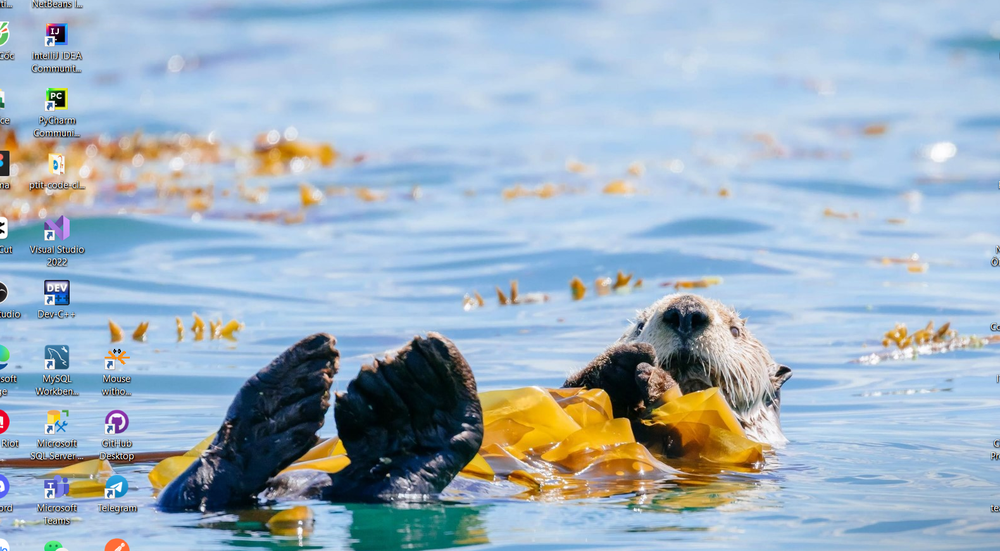
#> input picture Features Detection/img1.png, 1000 x 551 px, shrunk from 1580 x 870 before the run, found by its file name
$ python 'Image Transforms.py'
#> lines starting #> are read from the running program, lines starting #| are printed output that depends on the picture
import cv2 as cv
import numpy as np
from matplotlib import pyplot as plt

# Fourier Transform in Numpy

img = cv.imread('img1.png', cv.IMREAD_GRAYSCALE)
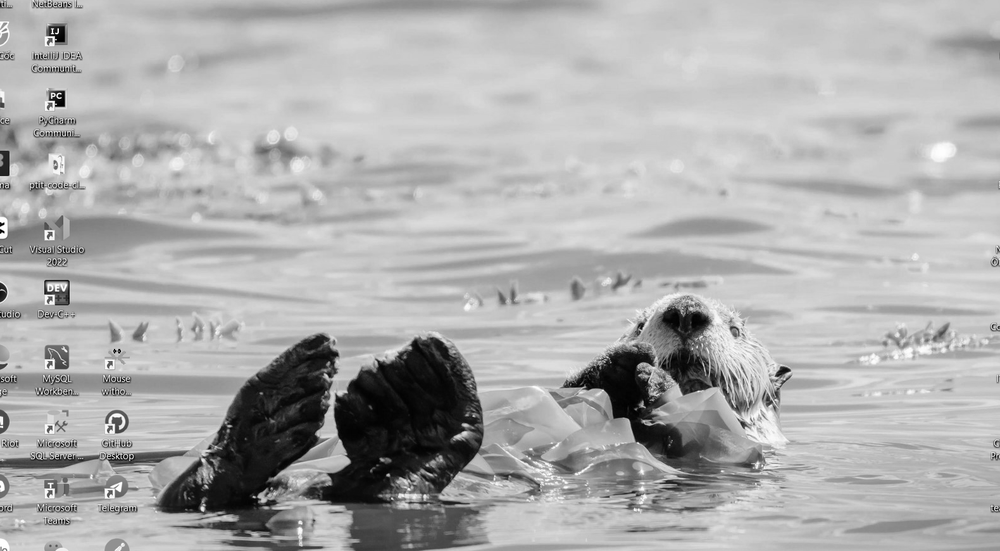
#> img: shape (551, 1000); min 0, max 255, mean 173.5
assert img is not None, "file could not be read, check with os.path.exists()"
f = np.fft.fft2(img)
fshift = np.fft.fftshift(f)
magnitude_spectrum = 20*np.log(np.abs(fshift))
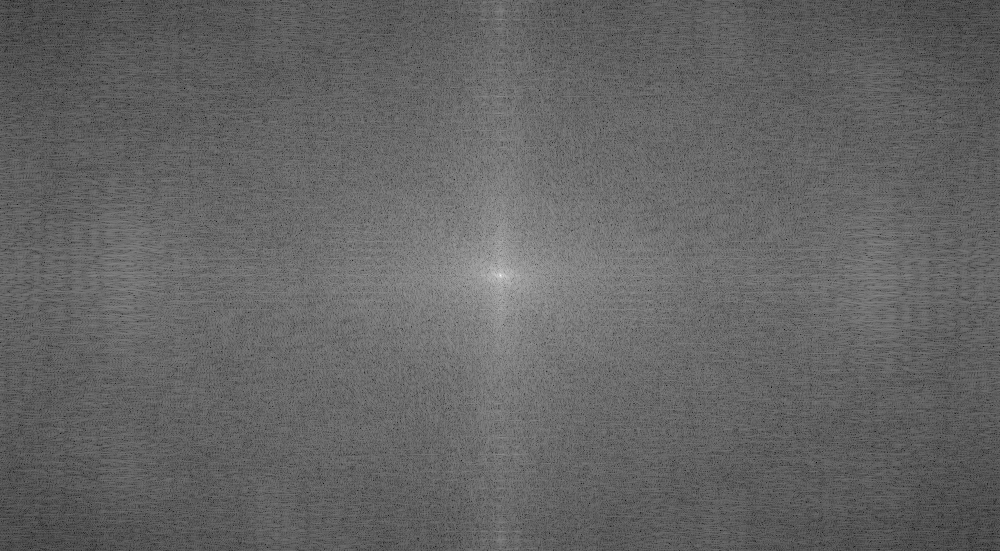
#> magnitude_spectrum: shape (551, 1000) float64; min 37.3, max 367.5, mean 167.9; drawn with min black and max white
# [95 lines of commented-out code are left out]

$ run again, with Features Detection/img2.png copied over Features Detection/img1.png
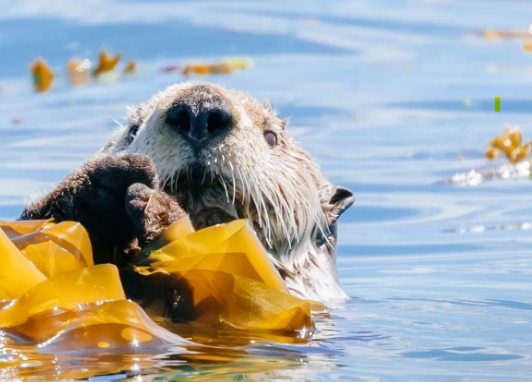
#> input picture Features Detection/img2.png, 532 x 382 px, found by its file name
#> `img = cv.imread('img1.png', cv.IMREAD_GRAYSCALE)`:
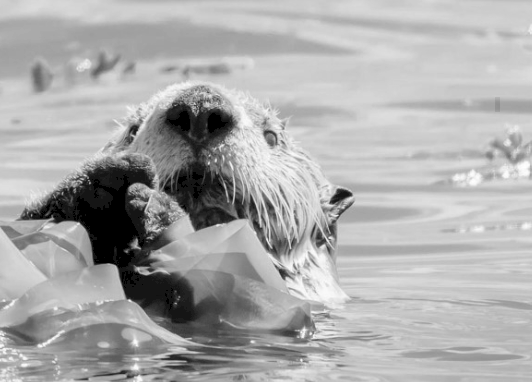
#> img: shape (382, 532); min 0, max 254, mean 171.2
#> `magnitude_spectrum = 20*np.log(np.abs(fshift))`:
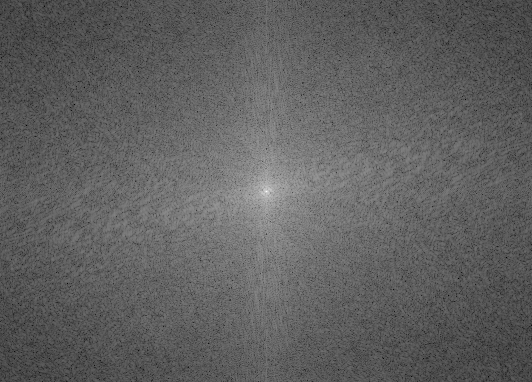
#> magnitude_spectrum: shape (382, 532) float64; min 31, max 347.3, mean 150.6; drawn with min black and max white
